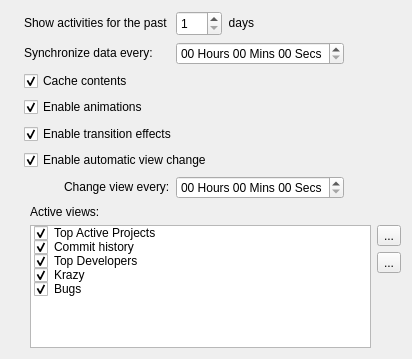
<?xml version="1.0" encoding="UTF-8"?>
<ui version="4.0">
 <class>KdeObservatoryConfigGeneral</class>
 <widget class="QWidget" name="KdeObservatoryConfigGeneral">
  <property name="geometry">
   <rect>
    <x>0</x>
    <y>0</y>
    <width>412</width>
    <height>358</height>
   </rect>
  </property>
  <property name="windowTitle">
   <string>Configure KDE Observatory</string>
  </property>
  <layout class="QGridLayout" name="gridLayout_2">
   <item row="0" column="0" colspan="2">
    <layout class="QHBoxLayout" name="horizontalLayout2">
     <item>
      <layout class="QGridLayout" name="gridLayout">
       <item row="0" column="1" colspan="2">
        <widget class="QLabel" name="lblDays1">
         <property name="sizePolicy">
          <sizepolicy hsizetype="Fixed" vsizetype="Fixed">
           <horstretch>0</horstretch>
           <verstretch>0</verstretch>
          </sizepolicy>
         </property>
         <property name="text">
          <string>Show activities for the past </string>
         </property>
         <property name="alignment">
          <set>Qt::AlignLeading|Qt::AlignLeft|Qt::AlignVCenter</set>
         </property>
         <property name="buddy">
          <cstring>size</cstring>
         </property>
        </widget>
       </item>
       <item row="0" column="3">
        <widget class="QSpinBox" name="commitExtent">
         <property name="sizePolicy">
          <sizepolicy hsizetype="Fixed" vsizetype="Fixed">
           <horstretch>0</horstretch>
           <verstretch>0</verstretch>
          </sizepolicy>
         </property>
         <property name="minimumSize">
          <size>
           <width>46</width>
           <height>25</height>
          </size>
         </property>
         <property name="maximumSize">
          <size>
           <width>46</width>
           <height>25</height>
          </size>
         </property>
         <property name="minimum">
          <number>1</number>
         </property>
         <property name="maximum">
          <number>30</number>
         </property>
         <property name="value">
          <number>1</number>
         </property>
        </widget>
       </item>
       <item row="1" column="1" colspan="2">
        <widget class="QLabel" name="lblSynchronize">
         <property name="sizePolicy">
          <sizepolicy hsizetype="Fixed" vsizetype="Fixed">
           <horstretch>0</horstretch>
           <verstretch>0</verstretch>
          </sizepolicy>
         </property>
         <property name="text">
          <string>Synchronize data every:</string>
         </property>
         <property name="alignment">
          <set>Qt::AlignLeading|Qt::AlignLeft|Qt::AlignVCenter</set>
         </property>
         <property name="buddy">
          <cstring>size</cstring>
         </property>
        </widget>
       </item>
       <item row="1" column="3" colspan="3">
        <widget class="QTimeEdit" name="synchronizationDelay">
         <property name="sizePolicy">
          <sizepolicy hsizetype="Fixed" vsizetype="Fixed">
           <horstretch>0</horstretch>
           <verstretch>0</verstretch>
          </sizepolicy>
         </property>
         <property name="displayFormat">
          <string>hh 'Hours' mm 'Mins' ss 'Secs'</string>
         </property>
        </widget>
       </item>
       <item row="2" column="0" rowspan="2">
        <spacer name="spacer1">
         <property name="orientation">
          <enum>Qt::Horizontal</enum>
         </property>
         <property name="sizeType">
          <enum>QSizePolicy::Fixed</enum>
         </property>
         <property name="sizeHint" stdset="0">
          <size>
           <width>13</width>
           <height>47</height>
          </size>
         </property>
        </spacer>
       </item>
       <item row="2" column="1" colspan="2">
        <widget class="QCheckBox" name="cacheContents">
         <property name="text">
          <string>Cache contents</string>
         </property>
         <property name="checked">
          <bool>true</bool>
         </property>
        </widget>
       </item>
       <item row="3" column="1" colspan="2">
        <widget class="QCheckBox" name="enableAnimations">
         <property name="text">
          <string>Enable animations</string>
         </property>
         <property name="checked">
          <bool>true</bool>
         </property>
        </widget>
       </item>
       <item row="4" column="1" colspan="3">
        <widget class="QCheckBox" name="enableTransitionEffects">
         <property name="text">
          <string>Enable transition effects</string>
         </property>
         <property name="checked">
          <bool>true</bool>
         </property>
        </widget>
       </item>
       <item row="5" column="1" colspan="3">
        <widget class="QCheckBox" name="enableAutoViewChange">
         <property name="text">
          <string>Enable automatic view change</string>
         </property>
         <property name="checked">
          <bool>true</bool>
         </property>
        </widget>
       </item>
       <item row="6" column="1">
        <spacer name="spacer3">
         <property name="orientation">
          <enum>Qt::Horizontal</enum>
         </property>
         <property name="sizeType">
          <enum>QSizePolicy::Fixed</enum>
         </property>
         <property name="sizeHint" stdset="0">
          <size>
           <width>27</width>
           <height>23</height>
          </size>
         </property>
        </spacer>
       </item>
       <item row="6" column="2">
        <widget class="QLabel" name="lblViewsDelay">
         <property name="sizePolicy">
          <sizepolicy hsizetype="Fixed" vsizetype="Fixed">
           <horstretch>0</horstretch>
           <verstretch>0</verstretch>
          </sizepolicy>
         </property>
         <property name="text">
          <string>Change view every:</string>
         </property>
         <property name="alignment">
          <set>Qt::AlignLeading|Qt::AlignLeft|Qt::AlignVCenter</set>
         </property>
         <property name="buddy">
          <cstring>size</cstring>
         </property>
        </widget>
       </item>
       <item row="6" column="3" colspan="3">
        <widget class="QTimeEdit" name="viewsDelay">
         <property name="sizePolicy">
          <sizepolicy hsizetype="Fixed" vsizetype="Fixed">
           <horstretch>0</horstretch>
           <verstretch>0</verstretch>
          </sizepolicy>
         </property>
         <property name="displayFormat">
          <string>hh 'Hours' mm 'Mins' ss 'Secs'</string>
         </property>
        </widget>
       </item>
       <item row="0" column="4">
        <widget class="QLabel" name="lblDays2">
         <property name="sizePolicy">
          <sizepolicy hsizetype="Fixed" vsizetype="Fixed">
           <horstretch>0</horstretch>
           <verstretch>0</verstretch>
          </sizepolicy>
         </property>
         <property name="text">
          <string>days</string>
         </property>
         <property name="alignment">
          <set>Qt::AlignRight|Qt::AlignTrailing|Qt::AlignVCenter</set>
         </property>
         <property name="buddy">
          <cstring>size</cstring>
         </property>
        </widget>
       </item>
      </layout>
     </item>
     <item>
      <spacer name="spacer2">
       <property name="orientation">
        <enum>Qt::Horizontal</enum>
       </property>
       <property name="sizeHint" stdset="0">
        <size>
         <width>106</width>
         <height>44</height>
        </size>
       </property>
      </spacer>
     </item>
    </layout>
   </item>
   <item row="1" column="1">
    <widget class="QLabel" name="lblActiveViews">
     <property name="sizePolicy">
      <sizepolicy hsizetype="Fixed" vsizetype="Fixed">
       <horstretch>0</horstretch>
       <verstretch>0</verstretch>
      </sizepolicy>
     </property>
     <property name="text">
      <string>Active views:</string>
     </property>
     <property name="alignment">
      <set>Qt::AlignLeading|Qt::AlignLeft|Qt::AlignVCenter</set>
     </property>
     <property name="buddy">
      <cstring>size</cstring>
     </property>
    </widget>
   </item>
   <item row="2" column="0">
    <spacer name="spacer4">
     <property name="orientation">
      <enum>Qt::Horizontal</enum>
     </property>
     <property name="sizeType">
      <enum>QSizePolicy::Fixed</enum>
     </property>
     <property name="sizeHint" stdset="0">
      <size>
       <width>13</width>
       <height>47</height>
      </size>
     </property>
    </spacer>
   </item>
   <item row="2" column="1">
    <layout class="QHBoxLayout" name="horizontalLayout1">
     <item>
      <widget class="QListWidget" name="activeViews">
       <property name="minimumSize">
        <size>
         <width>0</width>
         <height>123</height>
        </size>
       </property>
       <item>
        <property name="text">
         <string>Top Active Projects</string>
        </property>
        <property name="checkState">
         <enum>Checked</enum>
        </property>
        <property name="icon">
         <iconset>
          <normaloff>../../../../../usr/share/icons/oxygen/16x16/actions/svn-commit.png</normaloff>../../../../../usr/share/icons/oxygen/16x16/actions/svn-commit.png</iconset>
        </property>
       </item>
       <item>
        <property name="text">
         <string>Commit history</string>
        </property>
        <property name="checkState">
         <enum>Checked</enum>
        </property>
        <property name="icon">
         <iconset>
          <normaloff>../../../../../usr/share/icons/oxygen/16x16/actions/view-history.png</normaloff>../../../../../usr/share/icons/oxygen/16x16/actions/view-history.png</iconset>
        </property>
       </item>
       <item>
        <property name="text">
         <string>Top Developers</string>
        </property>
        <property name="checkState">
         <enum>Checked</enum>
        </property>
        <property name="icon">
         <iconset>
          <normaloff>../../../../../usr/share/icons/oxygen/16x16/actions/user-properties.png</normaloff>../../../../../usr/share/icons/oxygen/16x16/actions/user-properties.png</iconset>
        </property>
       </item>
       <item>
        <property name="text">
         <string>Krazy</string>
        </property>
        <property name="checkState">
         <enum>Checked</enum>
        </property>
        <property name="icon">
         <iconset>
          <normaloff>../../../../../usr/share/icons/oxygen/16x16/actions/checkbox.png</normaloff>../../../../../usr/share/icons/oxygen/16x16/actions/checkbox.png</iconset>
        </property>
       </item>
       <item>
        <property name="text">
         <string>Bugs</string>
        </property>
        <property name="checkState">
         <enum>Checked</enum>
        </property>
        <property name="icon">
         <iconset>
          <normaloff>../../../../../usr/share/icons/oxygen/16x16/emotes/face-sad.png</normaloff>../../../../../usr/share/icons/oxygen/16x16/emotes/face-sad.png</iconset>
        </property>
       </item>
      </widget>
     </item>
     <item>
      <layout class="QVBoxLayout" name="verticalLayout">
       <item>
        <widget class="QToolButton" name="tlbUp">
         <property name="text">
          <string>...</string>
         </property>
         <property name="icon">
          <iconset>
           <normaloff>../../../../../usr/share/icons/oxygen/16x16/actions/go-up.png</normaloff>../../../../../usr/share/icons/oxygen/16x16/actions/go-up.png</iconset>
         </property>
        </widget>
       </item>
       <item>
        <widget class="QToolButton" name="tlbDown">
         <property name="text">
          <string>...</string>
         </property>
         <property name="icon">
          <iconset>
           <normaloff>../../../../../usr/share/icons/oxygen/16x16/actions/go-down.png</normaloff>../../../../../usr/share/icons/oxygen/16x16/actions/go-down.png</iconset>
         </property>
        </widget>
       </item>
       <item>
        <spacer name="spacer5">
         <property name="orientation">
          <enum>Qt::Vertical</enum>
         </property>
         <property name="sizeHint" stdset="0">
          <size>
           <width>20</width>
           <height>18</height>
          </size>
         </property>
        </spacer>
       </item>
      </layout>
     </item>
    </layout>
   </item>
   <item row="3" column="1">
    <spacer name="spacer6">
     <property name="orientation">
      <enum>Qt::Vertical</enum>
     </property>
     <property name="sizeHint" stdset="0">
      <size>
       <width>20</width>
       <height>112</height>
      </size>
     </property>
    </spacer>
   </item>
  </layout>
 </widget>
 <resources/>
 <connections>
  <connection>
   <sender>enableAutoViewChange</sender>
   <signal>toggled(bool)</signal>
   <receiver>viewsDelay</receiver>
   <slot>setEnabled(bool)</slot>
   <hints>
    <hint type="sourcelabel">
     <x>157</x>
     <y>152</y>
    </hint>
    <hint type="destinationlabel">
     <x>221</x>
     <y>185</y>
    </hint>
   </hints>
  </connection>
 </connections>
</ui>
